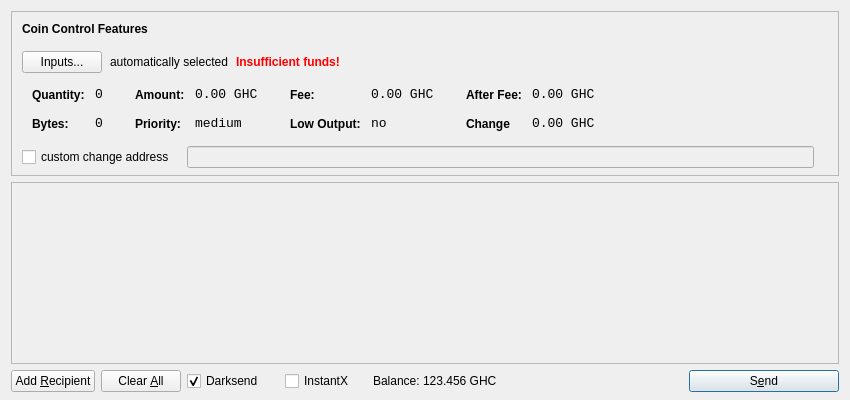
<?xml version="1.0" encoding="UTF-8"?>
<ui version="4.0">
 <class>SendCoinsDialog</class>
 <widget class="QDialog" name="SendCoinsDialog">
  <property name="geometry">
   <rect>
    <x>0</x>
    <y>0</y>
    <width>850</width>
    <height>400</height>
   </rect>
  </property>
  <property name="windowTitle">
   <string>Send Coins</string>
  </property>
  <layout class="QVBoxLayout" name="verticalLayout" stretch="0,1,0">
   <property name="bottomMargin">
    <number>8</number>
   </property>
   <item>
    <widget class="QFrame" name="frameCoinControl">
     <property name="sizePolicy">
      <sizepolicy hsizetype="Expanding" vsizetype="Expanding">
       <horstretch>0</horstretch>
       <verstretch>0</verstretch>
      </sizepolicy>
     </property>
     <property name="maximumSize">
      <size>
       <width>16777215</width>
       <height>16777215</height>
      </size>
     </property>
     <property name="frameShape">
      <enum>QFrame::StyledPanel</enum>
     </property>
     <property name="frameShadow">
      <enum>QFrame::Sunken</enum>
     </property>
     <layout class="QVBoxLayout" name="verticalLayoutCoinControl2">
      <property name="spacing">
       <number>-1</number>
      </property>
      <property name="leftMargin">
       <number>0</number>
      </property>
      <property name="topMargin">
       <number>0</number>
      </property>
      <property name="rightMargin">
       <number>0</number>
      </property>
      <property name="bottomMargin">
       <number>6</number>
      </property>
      <item>
       <layout class="QVBoxLayout" name="verticalLayoutCoinControl" stretch="0,0,0,0,1">
        <property name="spacing">
         <number>0</number>
        </property>
        <property name="leftMargin">
         <number>10</number>
        </property>
        <property name="topMargin">
         <number>10</number>
        </property>
        <item>
         <layout class="QHBoxLayout" name="horizontalLayoutCoinControl1">
          <property name="bottomMargin">
           <number>15</number>
          </property>
          <item>
           <widget class="QLabel" name="labelCoinControlFeatures">
            <property name="sizePolicy">
             <sizepolicy hsizetype="Preferred" vsizetype="Maximum">
              <horstretch>0</horstretch>
              <verstretch>0</verstretch>
             </sizepolicy>
            </property>
            <property name="font">
             <font>
              <weight>75</weight>
              <bold>true</bold>
             </font>
            </property>
            <property name="styleSheet">
             <string notr="true">font-weight:bold;</string>
            </property>
            <property name="text">
             <string>Coin Control Features</string>
            </property>
           </widget>
          </item>
         </layout>
        </item>
        <item>
         <layout class="QHBoxLayout" name="horizontalLayoutCoinControl2" stretch="0,0,0,0">
          <property name="spacing">
           <number>8</number>
          </property>
          <property name="bottomMargin">
           <number>10</number>
          </property>
          <item>
           <widget class="QPushButton" name="pushButtonCoinControl">
            <property name="styleSheet">
             <string notr="true"/>
            </property>
            <property name="text">
             <string>Inputs...</string>
            </property>
           </widget>
          </item>
          <item>
           <widget class="QLabel" name="labelCoinControlAutomaticallySelected">
            <property name="text">
             <string>automatically selected</string>
            </property>
            <property name="margin">
             <number>5</number>
            </property>
           </widget>
          </item>
          <item>
           <widget class="QLabel" name="labelCoinControlInsuffFunds">
            <property name="font">
             <font>
              <weight>75</weight>
              <bold>true</bold>
             </font>
            </property>
            <property name="styleSheet">
             <string notr="true">color:red;font-weight:bold;</string>
            </property>
            <property name="text">
             <string>Insufficient funds!</string>
            </property>
            <property name="margin">
             <number>5</number>
            </property>
           </widget>
          </item>
          <item>
           <spacer name="horizontalSpacerCoinControl">
            <property name="orientation">
             <enum>Qt::Horizontal</enum>
            </property>
            <property name="sizeHint" stdset="0">
             <size>
              <width>40</width>
              <height>1</height>
             </size>
            </property>
           </spacer>
          </item>
         </layout>
        </item>
        <item>
         <widget class="QWidget" name="widgetCoinControl" native="true">
          <property name="sizePolicy">
           <sizepolicy hsizetype="Preferred" vsizetype="Preferred">
            <horstretch>0</horstretch>
            <verstretch>0</verstretch>
           </sizepolicy>
          </property>
          <property name="minimumSize">
           <size>
            <width>0</width>
            <height>0</height>
           </size>
          </property>
          <property name="styleSheet">
           <string notr="true"/>
          </property>
          <layout class="QHBoxLayout" name="horizontalLayoutCoinControl5">
           <property name="margin">
            <number>0</number>
           </property>
           <item>
            <layout class="QHBoxLayout" name="horizontalLayoutCoinControl3" stretch="0,0,0,1">
             <property name="spacing">
              <number>20</number>
             </property>
             <property name="topMargin">
              <number>0</number>
             </property>
             <property name="bottomMargin">
              <number>10</number>
             </property>
             <item>
              <layout class="QFormLayout" name="formLayoutCoinControl1">
               <property name="horizontalSpacing">
                <number>10</number>
               </property>
               <property name="verticalSpacing">
                <number>14</number>
               </property>
               <property name="leftMargin">
                <number>10</number>
               </property>
               <property name="topMargin">
                <number>4</number>
               </property>
               <property name="rightMargin">
                <number>6</number>
               </property>
               <item row="0" column="0">
                <widget class="QLabel" name="labelCoinControlQuantityText">
                 <property name="styleSheet">
                  <string notr="true">font-weight:bold;</string>
                 </property>
                 <property name="text">
                  <string>Quantity:</string>
                 </property>
                 <property name="margin">
                  <number>0</number>
                 </property>
                </widget>
               </item>
               <item row="0" column="1">
                <widget class="QLabel" name="labelCoinControlQuantity">
                 <property name="font">
                  <font>
                   <family>Monospace</family>
                   <pointsize>10</pointsize>
                  </font>
                 </property>
                 <property name="cursor">
                  <cursorShape>IBeamCursor</cursorShape>
                 </property>
                 <property name="contextMenuPolicy">
                  <enum>Qt::ActionsContextMenu</enum>
                 </property>
                 <property name="text">
                  <string>0</string>
                 </property>
                 <property name="margin">
                  <number>0</number>
                 </property>
                 <property name="textInteractionFlags">
                  <set>Qt::LinksAccessibleByMouse|Qt::TextSelectableByKeyboard|Qt::TextSelectableByMouse</set>
                 </property>
                </widget>
               </item>
               <item row="1" column="0">
                <widget class="QLabel" name="labelCoinControlBytesText">
                 <property name="styleSheet">
                  <string notr="true">font-weight:bold;</string>
                 </property>
                 <property name="text">
                  <string>Bytes:</string>
                 </property>
                </widget>
               </item>
               <item row="1" column="1">
                <widget class="QLabel" name="labelCoinControlBytes">
                 <property name="font">
                  <font>
                   <family>Monospace</family>
                   <pointsize>10</pointsize>
                  </font>
                 </property>
                 <property name="cursor">
                  <cursorShape>IBeamCursor</cursorShape>
                 </property>
                 <property name="contextMenuPolicy">
                  <enum>Qt::ActionsContextMenu</enum>
                 </property>
                 <property name="text">
                  <string>0</string>
                 </property>
                 <property name="textInteractionFlags">
                  <set>Qt::LinksAccessibleByMouse|Qt::TextSelectableByKeyboard|Qt::TextSelectableByMouse</set>
                 </property>
                </widget>
               </item>
              </layout>
             </item>
             <item>
              <layout class="QFormLayout" name="formLayoutCoinControl2">
               <property name="horizontalSpacing">
                <number>10</number>
               </property>
               <property name="verticalSpacing">
                <number>14</number>
               </property>
               <property name="leftMargin">
                <number>6</number>
               </property>
               <property name="topMargin">
                <number>4</number>
               </property>
               <property name="rightMargin">
                <number>6</number>
               </property>
               <item row="0" column="0">
                <widget class="QLabel" name="labelCoinControlAmountText">
                 <property name="styleSheet">
                  <string notr="true">font-weight:bold;</string>
                 </property>
                 <property name="text">
                  <string>Amount:</string>
                 </property>
                 <property name="margin">
                  <number>0</number>
                 </property>
                </widget>
               </item>
               <item row="0" column="1">
                <widget class="QLabel" name="labelCoinControlAmount">
                 <property name="font">
                  <font>
                   <family>Monospace</family>
                   <pointsize>10</pointsize>
                  </font>
                 </property>
                 <property name="cursor">
                  <cursorShape>IBeamCursor</cursorShape>
                 </property>
                 <property name="contextMenuPolicy">
                  <enum>Qt::ActionsContextMenu</enum>
                 </property>
                 <property name="text">
                  <string>0.00 GHC</string>
                 </property>
                 <property name="textInteractionFlags">
                  <set>Qt::LinksAccessibleByMouse|Qt::TextSelectableByKeyboard|Qt::TextSelectableByMouse</set>
                 </property>
                </widget>
               </item>
               <item row="1" column="0">
                <widget class="QLabel" name="labelCoinControlPriorityText">
                 <property name="styleSheet">
                  <string notr="true">font-weight:bold;</string>
                 </property>
                 <property name="text">
                  <string>Priority:</string>
                 </property>
                </widget>
               </item>
               <item row="1" column="1">
                <widget class="QLabel" name="labelCoinControlPriority">
                 <property name="font">
                  <font>
                   <family>Monospace</family>
                   <pointsize>10</pointsize>
                  </font>
                 </property>
                 <property name="cursor">
                  <cursorShape>IBeamCursor</cursorShape>
                 </property>
                 <property name="contextMenuPolicy">
                  <enum>Qt::ActionsContextMenu</enum>
                 </property>
                 <property name="text">
                  <string>medium</string>
                 </property>
                 <property name="textInteractionFlags">
                  <set>Qt::LinksAccessibleByMouse|Qt::TextSelectableByKeyboard|Qt::TextSelectableByMouse</set>
                 </property>
                </widget>
               </item>
              </layout>
             </item>
             <item>
              <layout class="QFormLayout" name="formLayoutCoinControl3">
               <property name="horizontalSpacing">
                <number>10</number>
               </property>
               <property name="verticalSpacing">
                <number>14</number>
               </property>
               <property name="leftMargin">
                <number>6</number>
               </property>
               <property name="topMargin">
                <number>4</number>
               </property>
               <property name="rightMargin">
                <number>6</number>
               </property>
               <item row="0" column="0">
                <widget class="QLabel" name="labelCoinControlFeeText">
                 <property name="styleSheet">
                  <string notr="true">font-weight:bold;</string>
                 </property>
                 <property name="text">
                  <string>Fee:</string>
                 </property>
                 <property name="margin">
                  <number>0</number>
                 </property>
                </widget>
               </item>
               <item row="0" column="1">
                <widget class="QLabel" name="labelCoinControlFee">
                 <property name="font">
                  <font>
                   <family>Monospace</family>
                   <pointsize>10</pointsize>
                  </font>
                 </property>
                 <property name="cursor">
                  <cursorShape>IBeamCursor</cursorShape>
                 </property>
                 <property name="contextMenuPolicy">
                  <enum>Qt::ActionsContextMenu</enum>
                 </property>
                 <property name="text">
                  <string>0.00 GHC</string>
                 </property>
                 <property name="textInteractionFlags">
                  <set>Qt::LinksAccessibleByMouse|Qt::TextSelectableByKeyboard|Qt::TextSelectableByMouse</set>
                 </property>
                </widget>
               </item>
               <item row="1" column="0">
                <widget class="QLabel" name="labelCoinControlLowOutputText">
                 <property name="styleSheet">
                  <string notr="true">font-weight:bold;</string>
                 </property>
                 <property name="text">
                  <string>Low Output:</string>
                 </property>
                </widget>
               </item>
               <item row="1" column="1">
                <widget class="QLabel" name="labelCoinControlLowOutput">
                 <property name="font">
                  <font>
                   <family>Monospace</family>
                   <pointsize>10</pointsize>
                  </font>
                 </property>
                 <property name="cursor">
                  <cursorShape>IBeamCursor</cursorShape>
                 </property>
                 <property name="contextMenuPolicy">
                  <enum>Qt::ActionsContextMenu</enum>
                 </property>
                 <property name="text">
                  <string>no</string>
                 </property>
                 <property name="textInteractionFlags">
                  <set>Qt::LinksAccessibleByMouse|Qt::TextSelectableByKeyboard|Qt::TextSelectableByMouse</set>
                 </property>
                </widget>
               </item>
              </layout>
             </item>
             <item>
              <layout class="QFormLayout" name="formLayoutCoinControl4">
               <property name="horizontalSpacing">
                <number>10</number>
               </property>
               <property name="verticalSpacing">
                <number>14</number>
               </property>
               <property name="leftMargin">
                <number>6</number>
               </property>
               <property name="topMargin">
                <number>4</number>
               </property>
               <property name="rightMargin">
                <number>6</number>
               </property>
               <item row="0" column="0">
                <widget class="QLabel" name="labelCoinControlAfterFeeText">
                 <property name="styleSheet">
                  <string notr="true">font-weight:bold;</string>
                 </property>
                 <property name="text">
                  <string>After Fee:</string>
                 </property>
                 <property name="margin">
                  <number>0</number>
                 </property>
                </widget>
               </item>
               <item row="0" column="1">
                <widget class="QLabel" name="labelCoinControlAfterFee">
                 <property name="font">
                  <font>
                   <family>Monospace</family>
                   <pointsize>10</pointsize>
                  </font>
                 </property>
                 <property name="cursor">
                  <cursorShape>IBeamCursor</cursorShape>
                 </property>
                 <property name="contextMenuPolicy">
                  <enum>Qt::ActionsContextMenu</enum>
                 </property>
                 <property name="text">
                  <string>0.00 GHC</string>
                 </property>
                 <property name="textInteractionFlags">
                  <set>Qt::LinksAccessibleByMouse|Qt::TextSelectableByKeyboard|Qt::TextSelectableByMouse</set>
                 </property>
                </widget>
               </item>
               <item row="1" column="0">
                <widget class="QLabel" name="labelCoinControlChangeText">
                 <property name="styleSheet">
                  <string notr="true">font-weight:bold;</string>
                 </property>
                 <property name="text">
                  <string>Change</string>
                 </property>
                </widget>
               </item>
               <item row="1" column="1">
                <widget class="QLabel" name="labelCoinControlChange">
                 <property name="font">
                  <font>
                   <family>Monospace</family>
                   <pointsize>10</pointsize>
                  </font>
                 </property>
                 <property name="cursor">
                  <cursorShape>IBeamCursor</cursorShape>
                 </property>
                 <property name="contextMenuPolicy">
                  <enum>Qt::ActionsContextMenu</enum>
                 </property>
                 <property name="text">
                  <string>0.00 GHC</string>
                 </property>
                 <property name="textInteractionFlags">
                  <set>Qt::LinksAccessibleByMouse|Qt::TextSelectableByKeyboard|Qt::TextSelectableByMouse</set>
                 </property>
                </widget>
               </item>
              </layout>
             </item>
            </layout>
           </item>
          </layout>
         </widget>
        </item>
        <item>
         <layout class="QHBoxLayout" name="horizontalLayoutCoinControl4" stretch="0,0,0">
          <property name="spacing">
           <number>12</number>
          </property>
          <property name="sizeConstraint">
           <enum>QLayout::SetDefaultConstraint</enum>
          </property>
          <property name="topMargin">
           <number>5</number>
          </property>
          <property name="rightMargin">
           <number>5</number>
          </property>
          <item>
           <widget class="QCheckBox" name="checkBoxCoinControlChange">
            <property name="text">
             <string>custom change address</string>
            </property>
           </widget>
          </item>
          <item>
           <widget class="QLineEdit" name="lineEditCoinControlChange">
            <property name="enabled">
             <bool>false</bool>
            </property>
            <property name="sizePolicy">
             <sizepolicy hsizetype="Expanding" vsizetype="Fixed">
              <horstretch>0</horstretch>
              <verstretch>0</verstretch>
             </sizepolicy>
            </property>
           </widget>
          </item>
          <item>
           <widget class="QLabel" name="labelCoinControlChangeLabel">
            <property name="sizePolicy">
             <sizepolicy hsizetype="Preferred" vsizetype="Expanding">
              <horstretch>0</horstretch>
              <verstretch>0</verstretch>
             </sizepolicy>
            </property>
            <property name="minimumSize">
             <size>
              <width>0</width>
              <height>0</height>
             </size>
            </property>
            <property name="text">
             <string/>
            </property>
            <property name="margin">
             <number>3</number>
            </property>
           </widget>
          </item>
         </layout>
        </item>
        <item>
         <spacer name="verticalSpacerCoinControl">
          <property name="orientation">
           <enum>Qt::Vertical</enum>
          </property>
          <property name="sizeHint" stdset="0">
           <size>
            <width>800</width>
            <height>1</height>
           </size>
          </property>
         </spacer>
        </item>
       </layout>
      </item>
     </layout>
    </widget>
   </item>
   <item>
    <widget class="QScrollArea" name="scrollArea">
     <property name="widgetResizable">
      <bool>true</bool>
     </property>
     <widget class="QWidget" name="scrollAreaWidgetContents">
      <property name="geometry">
       <rect>
        <x>0</x>
        <y>0</y>
        <width>830</width>
        <height>165</height>
       </rect>
      </property>
      <layout class="QVBoxLayout" name="verticalLayout_2">
       <property name="margin">
        <number>0</number>
       </property>
       <item>
        <layout class="QVBoxLayout" name="entries">
         <property name="spacing">
          <number>6</number>
         </property>
        </layout>
       </item>
       <item>
        <spacer name="verticalSpacer">
         <property name="orientation">
          <enum>Qt::Vertical</enum>
         </property>
         <property name="sizeHint" stdset="0">
          <size>
           <width>20</width>
           <height>40</height>
          </size>
         </property>
        </spacer>
       </item>
      </layout>
     </widget>
    </widget>
   </item>
   <item>
    <layout class="QHBoxLayout" name="horizontalLayout">
     <item>
      <widget class="QPushButton" name="addButton">
       <property name="toolTip">
        <string>Send to multiple recipients at once</string>
       </property>
       <property name="text">
        <string>Add &amp;Recipient</string>
       </property>
       <property name="autoDefault">
        <bool>false</bool>
       </property>
      </widget>
     </item>
     <item>
      <widget class="QPushButton" name="clearButton">
       <property name="sizePolicy">
        <sizepolicy hsizetype="Minimum" vsizetype="Fixed">
         <horstretch>0</horstretch>
         <verstretch>0</verstretch>
        </sizepolicy>
       </property>
       <property name="toolTip">
        <string>Remove all transaction fields</string>
       </property>
       <property name="text">
        <string>Clear &amp;All</string>
       </property>
       <property name="autoRepeatDelay">
        <number>300</number>
       </property>
       <property name="autoDefault">
        <bool>false</bool>
       </property>
      </widget>
     </item>
     <item>
      <layout class="QHBoxLayout" name="horizontalLayout_2">
       <property name="spacing">
        <number>3</number>
       </property>
        <item>
        <widget class="QCheckBox" name="checkUseDarksend">
         <property name="minimumSize">
          <size>
           <width>95</width>
           <height>0</height>
          </size>
         </property>
         <property name="text">
          <string>Darksend</string>
         </property>
         <property name="checked">
          <bool>true</bool>
         </property>
        </widget>
       </item>
       <item>
        <widget class="QCheckBox" name="checkInstantX">
         <property name="enabled">
          <bool>true</bool>
         </property>
         <property name="minimumSize">
          <size>
           <width>85</width>
           <height>0</height>
          </size>
         </property>
         <property name="text">
          <string>InstantX</string>
         </property>
        </widget>
       </item>
       <item>
        <widget class="QLabel" name="label">
         <property name="sizePolicy">
          <sizepolicy hsizetype="Preferred" vsizetype="Fixed">
           <horstretch>0</horstretch>
           <verstretch>0</verstretch>
          </sizepolicy>
         </property>
         <property name="text">
          <string>Balance:</string>
         </property>
        </widget>
       </item>
       <item>
        <widget class="QLabel" name="labelBalance">
         <property name="sizePolicy">
          <sizepolicy hsizetype="Preferred" vsizetype="Fixed">
           <horstretch>0</horstretch>
           <verstretch>0</verstretch>
          </sizepolicy>
         </property>
         <property name="cursor">
          <cursorShape>IBeamCursor</cursorShape>
         </property>
         <property name="text">
          <string>123.456 GHC</string>
         </property>
         <property name="textInteractionFlags">
          <set>Qt::LinksAccessibleByMouse|Qt::TextSelectableByKeyboard|Qt::TextSelectableByMouse</set>
         </property>
        </widget>
       </item>
      </layout>
     </item>
     <item>
      <spacer name="horizontalSpacer">
       <property name="orientation">
        <enum>Qt::Horizontal</enum>
       </property>
       <property name="sizeHint" stdset="0">
        <size>
         <width>40</width>
         <height>20</height>
        </size>
       </property>
      </spacer>
     </item>
     <item>
      <widget class="QPushButton" name="sendButton">
       <property name="minimumSize">
        <size>
         <width>150</width>
         <height>0</height>
        </size>
       </property>
       <property name="toolTip">
        <string>Confirm the send action</string>
       </property>
       <property name="text">
        <string>S&amp;end</string>
       </property>
       <property name="icon">
        <iconset resource="../bitcoin.qrc">
         <normaloff>:/icons/send</normaloff>:/icons/send</iconset>
       </property>
       <property name="default">
        <bool>true</bool>
       </property>
      </widget>
     </item>
    </layout>
   </item>
  </layout>
 </widget>
 <resources>
  <include location="../bitcoin.qrc"/>
 </resources>
 <connections/>
</ui>
